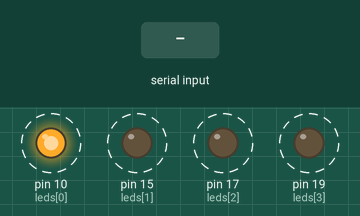
A sketch run on a simulated Arduino Leonardo, built with avr-gcc and run on an emulated ATmega32U4. Shown: output pins drawn as LEDs (lit = HIGH). Dashed ring = blinking. The inputs (shaded band) are chosen by the test bench. Pins used as bus, display or sensor lines are not drawn; what the sketch prints to the serial monitor is not drawn.

Above: at 1.26 s.
1.3 s: "90,45\n" received over Serial
4.3 s: "30,150\n" received over Serial
7.3 s: "2\n" received over Serial
Timing chart, 0 to 16.3 s (numbered marks = the images above; inputs shaded):
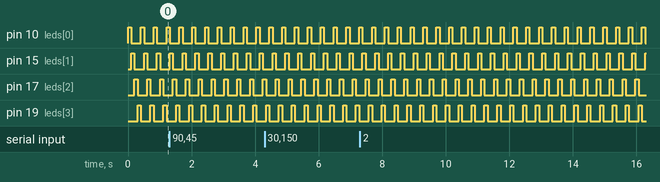

Measured:
- by itself, pin 10 (leds[0]), pin 15 (leds[1]), pin 17 (leds[2]), pin 19 (leds[3]): alternates HIGH for 0.10 s and LOW for 0.30 s

The sketch:

Quad_ultrasonic.ino
```cpp
/*
  Quad_ultrasonic

  This program reads up to 4 Maxbotix ultrasonic sensors and sends
  the output back to the connected computer (CRIO).

  The program triggers one sensor at a time and reads its response.
  It waits up to 100 msec for the response.  If none recevied, it
  substitutes a reading of "999".

  A Maxbotix sensor output string example is "R123<CR>".  The program
  substitutes "A", "B", "C", or "D" for the "R", depending on which
  sensor.

  The CR is replaced with a TAB for all but the last enabled sensor
  to assist in debugging.

  The program uses the Software Serial to read the sensors.  This
  must be the New Software Serial library.  It is the included lib
  for version of Arduino >= 1...

  Not all pins on the Leonardo support change interrupts,
 so only the following can be used for RX:
 8, 9, 10, 11, 14 (MISO), 15 (SCK), 16 (MOSI).

 created 2/12/14 BD from a dual software serial example

 updated 2/15/14
 - adding commands to this unit from CRIO
 A0, A1, B0, B1, C0, C1, D0, D1
 updated 2/16/14
 - all working now


 */

#include <SoftwareSerial.h>
#include <ctype.h>

SoftwareSerial *serial[4];

// trigger lines to sensors
int trig[4] = {8, 7, 6, 5};
// indicate which channel is currently active
int leds[4] = {10, 15, 17, 19};
// channel tx letters
int letters[4] = {'A', 'B', 'C', 'D'};
// channel enable flags
int enable[4] = {1, 1, 1, 1};
char cmd_buf[10];
int cmd_index = 0;

int i;
long t1;

void setup()
{
  // port to CRIO
  Serial.begin(38400);

  // SoftwareSerial(rx pin,tx pin, inverted)
  serial[0] = new SoftwareSerial(9, 2, false);
  serial[1] = new SoftwareSerial(14, 2, false);
  serial[2] = new SoftwareSerial(16, 2, false);
  serial[3] = new SoftwareSerial(18, 2, false);

  for(i = 0; i < 4; i++) {
    // Start each software serial port
    serial[i]->begin(9600);
    // Setup trigger outputs
    pinMode(trig[i], OUTPUT);
    digitalWrite(trig[i], LOW);
    // Setup indicator leds
    pinMode(leds[i], OUTPUT);
    digitalWrite(leds[i], LOW);
  }
}

void loop()
{
  char rxbuf[10];
  int j;
  int max_sensor = 0;
  char c1;
  char c2;
  int k;

  // get command if there is one
  // every time through loop, get command chars if available
  // when '\r' (or '\n') found, process command
  while(Serial.available() > 0) {
    cmd_buf[cmd_index] = Serial.read();
    if((cmd_buf[cmd_index] == '\r')
      || (cmd_buf[cmd_index] == '\n')) {
      // process command
      cmd_buf[cmd_index + 1] = 0;
      //Serial.print("cmd = ");
      Serial.println(cmd_buf);
      if(cmd_index == 2) {
        // temp variables in case optimizer is not efficient
        c1 = toupper(cmd_buf[0]);
        c2 = cmd_buf[1];
        if((c1 >= 'A') && (c1 <= 'D')
        && (c2 >= '0') && (c2 <= '1')) {
          enable[int(c1 - 'A')] = int(c2 - '0');
        }
      }

      // reset for next command
      cmd_index = 0;
    } else {
      cmd_index++;
    }
  }

  // check and process sensors
  for(i = 0; i < 4; i++) {
    // clear receive buffer
    for(j = 0; j < 10; j++) {
      rxbuf[j] = 0;
    }
    if(enable[i]) {
      // if this channel enabled, trigger and read it
      // indicate active channel
      digitalWrite(leds[i], HIGH);
      // activate serial port and clear rx buff
      serial[i]->listen();
      serial[i]->flush();
      t1 = millis();
      // trigger reading
      digitalWrite(trig[i], HIGH);

      // while there is data coming in, read it
      while(1) {
        if(serial[i]->available() > 0) {
          // shift rx buffer
          for(j = 0; j < 4; j++) {
            rxbuf[j] = rxbuf[j + 1];
          }
          rxbuf[4] = serial[i]->read() & 0x00ff;
          if(rxbuf[4] == '\r') {
            break;
          }
        }
        if(millis() > t1 + 100) {
          // timeout - set to distance of "999"
          rxbuf[1] = '9';
          rxbuf[2] = '9';
          rxbuf[3] = '9';
          rxbuf[4] = '\r';
          break;
        }
      }
      // ok, got a message, stop trigger
      digitalWrite(trig[i], LOW);
      // substitute port letter for 'R'
      rxbuf[0] = letters[i];
      // determine if this is the last reading
      max_sensor = 0;
      for(j = 0; j < 4; j++) {
        if(enable[j]) {
          max_sensor = j;
        }
      }
      // if not last reading, substitute tab instead of CR
      if(i != max_sensor) {
        rxbuf[4] = '\t';
      }
      rxbuf[5] = 0;
      Serial.print(rxbuf);
      // turn off indicator led
      digitalWrite(leds[i], LOW);
    }
  }
}
```
